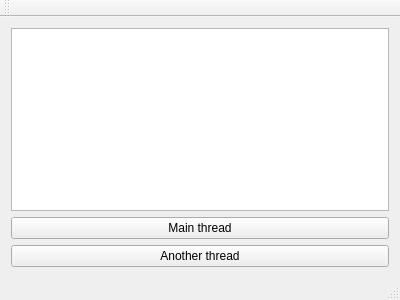
<?xml version="1.0" encoding="UTF-8"?>
<ui version="4.0">
 <class>MainWindow</class>
 <widget class="QMainWindow" name="MainWindow">
  <property name="geometry">
   <rect>
    <x>0</x>
    <y>0</y>
    <width>400</width>
    <height>300</height>
   </rect>
  </property>
  <property name="windowTitle">
   <string>MainWindow</string>
  </property>
  <widget class="QWidget" name="centralWidget">
   <layout class="QVBoxLayout" name="verticalLayout">
    <item>
     <widget class="QTextEdit" name="textEdit"/>
    </item>
    <item>
     <widget class="QPushButton" name="pushButtonSingleThreadTest">
      <property name="text">
       <string>Main thread</string>
      </property>
     </widget>
    </item>
    <item>
     <widget class="QPushButton" name="pushButtonMultiThreadTest">
      <property name="text">
       <string>Another thread</string>
      </property>
     </widget>
    </item>
   </layout>
  </widget>
  <widget class="QMenuBar" name="menuBar">
   <property name="geometry">
    <rect>
     <x>0</x>
     <y>0</y>
     <width>400</width>
     <height>20</height>
    </rect>
   </property>
  </widget>
  <widget class="QToolBar" name="mainToolBar">
   <attribute name="toolBarArea">
    <enum>TopToolBarArea</enum>
   </attribute>
   <attribute name="toolBarBreak">
    <bool>false</bool>
   </attribute>
  </widget>
  <widget class="QStatusBar" name="statusBar"/>
 </widget>
 <layoutdefault spacing="6" margin="11"/>
 <resources/>
 <connections/>
</ui>
